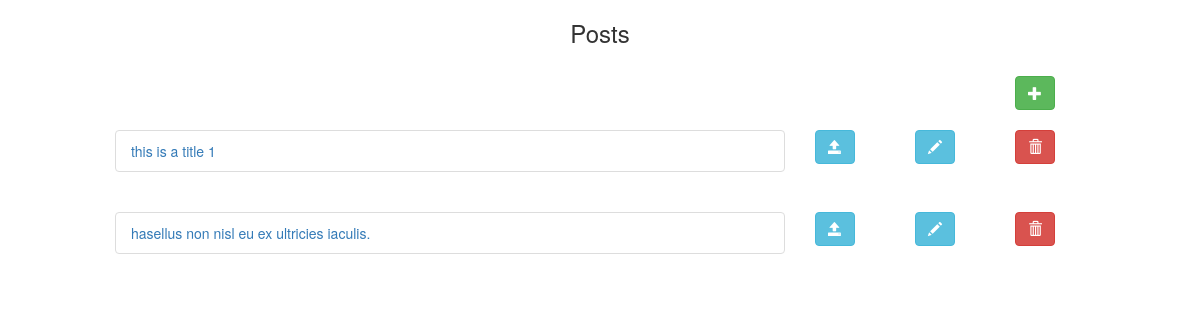
Before: / with the older database file.
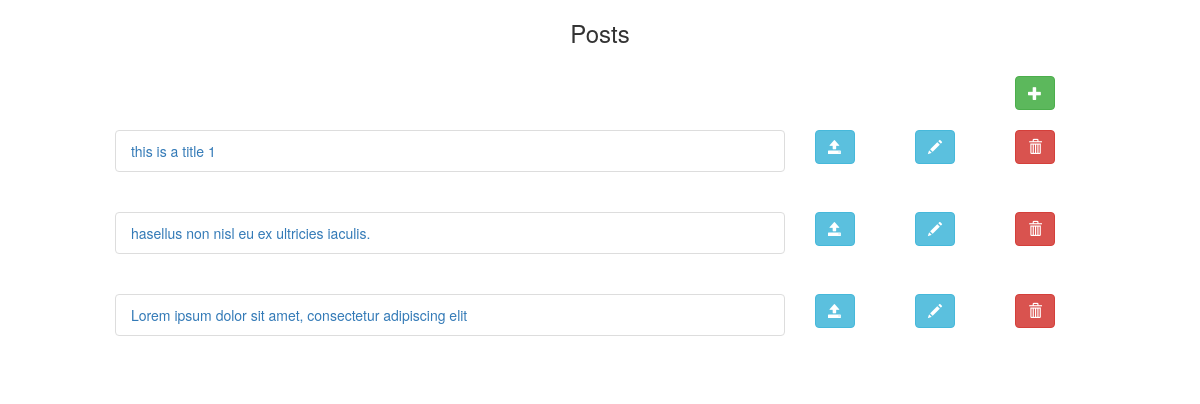
After: the same page with the newer database file.
### Blog/models.py (models this page shows, shortened)
class Post(models.Model):
    title = models.CharField( max_length=120, help_text='Title...')
    message = models.TextField(help_text='What is on your mind...')

### Blog/views.py (the view)
# urls.py: path('', views.IndexView.as_view(), name='index'),
class IndexView(ListView):
    template_name='Blog/index.html'
    context_object_name = 'post_list'
    def get_queryset(self):
        return Post.objects.all()

### Blog/templates/Blog/index.html (shortened to what this page needs)
{% extends 'Blog/base.html' %}
{% block content %}
<div class="container-fluid">
    <div class="row">
        <div class="col-md-10 col-xs-10 col-sm-10">
            <h3 class="round3" style="text-align:center;">Posts</h3>
        </div>
    </div>
    <div class="row">
        <div class="col-md-10 col-xs-10 col-sm-10"></div>
        <div class="col-md-2 col-xs-1 col-sm-1">
            <br />
            <a href="{% url 'post' %}">
                <button type="button" class="btn btn-success">
                    <span class="glyphicon glyphicon-plus"></span>
                </button>
            </a>
        </div>
    </div>
    <br />
    {% for post in post_list %}
    <div class="row">
        <div class="col-md-1 col-xs-1 col-sm-1"></div>
        <div class="col-md-7 col-xs-7 col-sm-7">
            <ul class="list-group">
                <li class="list-group-item ">
                    <a href="{% url 'detail' post.pk %}">{{ post.title }}</a>
                </li>
            </ul>
            <br>
        </div>
        <div class="col-md-1 col-xs-1 col-sm-1">
            <a href="{% url 'detail' post.pk %}">
                <button type="button" class="btn btn-info">
                    <span class="glyphicon glyphicon-open"></span>
                </button>
            </a>
        </div>
        <div class="col-md-1">
            <a href="{% url 'edit' post.pk %}">
                <button type="button" class="btn btn-info">
                    <span class="glyphicon glyphicon-pencil"></span>
                </button>
            </a>
        </div>
        <div class="col-md-1">
            <a href="{% url 'delete' post.pk %}">
                <button type="button" class="btn btn-danger">
                    <span class="glyphicon glyphicon-trash"></span>
                </button>
            </a>
        </div>
        <div class="col-md-1 col-xs-1 col-sm-1"></div>
    </div>
    {% endfor %}
</div>
{% endblock content %}

### Blog/templates/Blog/base.html (shortened to what this page needs)
<!DOCTYPE html>
<html>
<head>
    <link rel="stylesheet" href="https://maxcdn.bootstrapcdn.com/bootstrap/3.4.0/css/bootstrap.min.css">
</head>
<body>
    {% block content %}
    {% endblock %}
</body>
</html>

Changed rows visible on the page:
added Post: title "Lorem ipsum dolor sit amet, consectetur adipiscing elit"
